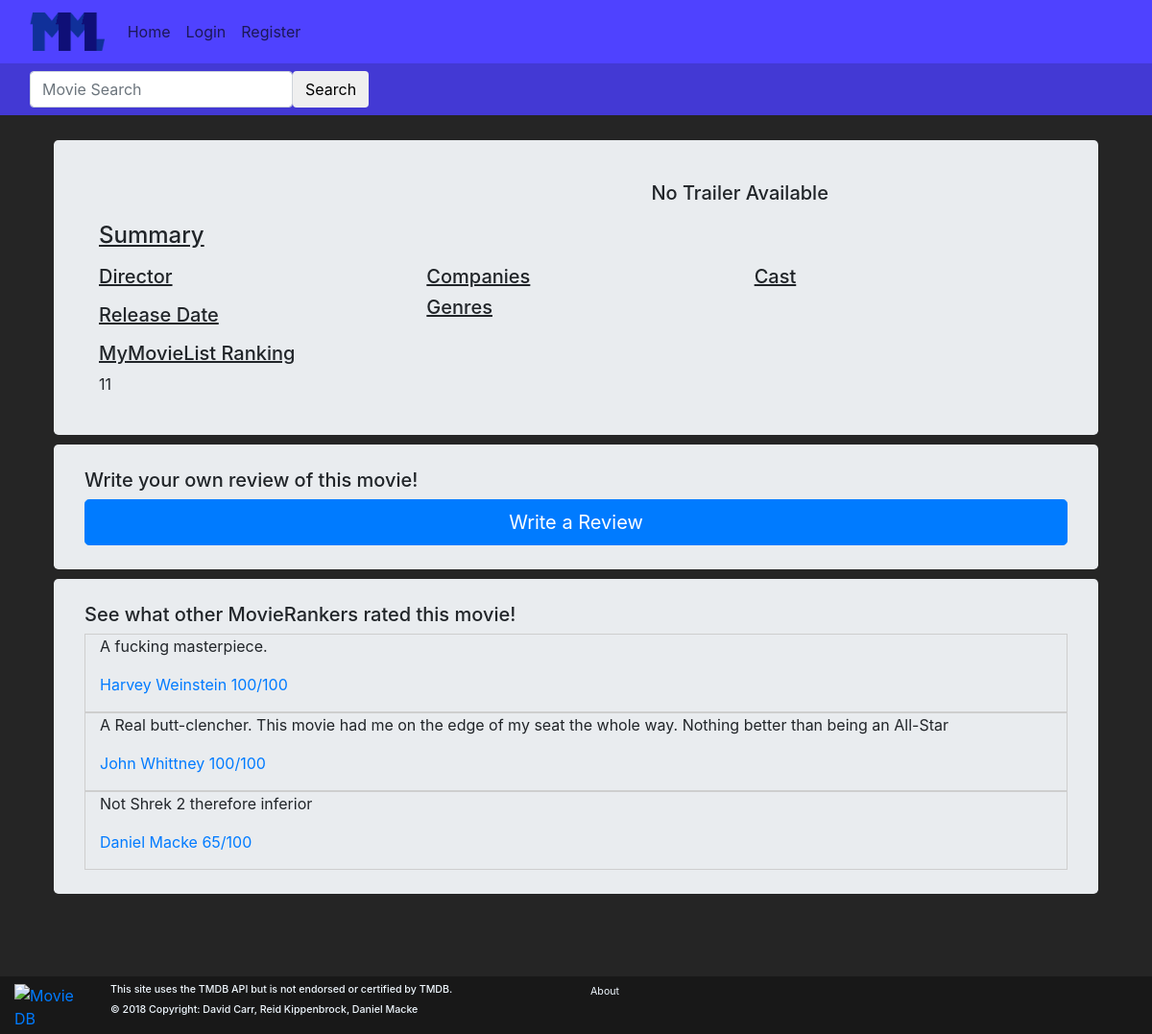
The page /movies/?movie_id=808 on the database its author committed.
### movies/models.py (models this page shows)
class MovieReview(models.Model):
    user = models.ForeignKey(User,on_delete=models.CASCADE,default=1)
    movie_id = models.IntegerField(default=0)
    movie_title = models.CharField(max_length=50, default='')
    rating = models.IntegerField(
        default=0,
        validators=[
            MaxValueValidator(100),
            MinValueValidator(0)
        ]
    )
    review = models.CharField(max_length=1000, default='')

### movies/views.py (the view)
# urls.py: path('', views.movies),
def movies(request):
    movie_id = request.GET.get('movie_id')
    movie = tmdb.Movies(movie_id)
    if(movie_id):
        movie_info = movie.info()
        movie_title = movie_info["title"]
        movie_poster = 'http://image.tmdb.org/t/p/w185/' + movie_info["poster_path"]
        movie_overview = movie_info["overview"]
        movie_genres = movie_info["genres"]
        movie_genres = movie_genres[:3]
        movie_companies = movie_info["production_companies"]
        movie_companies = movie_companies[:2]
        movie_release_date = movie_info["release_date"]
        movie_trailer = ""
        movie_director = ""
        movie_director_pic = ""
        movie_homepage = movie_info["homepage"]
        movie_released = movie_info["status"]
        top_billed_actors = movie.credits()["cast"]
        top_billed_actors = top_billed_actors[:5]
        for f in movie.videos()["results"]:
            if (f["site"] == "YouTube" and f["type"] == "Trailer"):
                movie_trailer = "https://youtube.com/embed/" + f["key"]
                break;
        for f in movie.credits()["crew"]:
            if f["job"] == "Director" :
                movie_director = f["name"]
                movie_director_pic = f["profile_path"]
        movie_reviews =  MovieReview.objects.filter(movie_id=movie_id)
        sum = 0;
        count = 0;
        for review in movie_reviews:
            sum += review.rating
            count += 1
        average = 'no reviews'
        if count > 0:
            average = sum / count
        all_reviews = MovieReview.objects.all()
        ratings = {}
        for review in all_reviews:
            id = review.movie_id
            reviews = MovieReview.objects.filter(movie_id=id)
            sum = 0
            count = 0
            for review in reviews:
                sum += review.rating
                count += 1
            average = sum / count
            ratings[id] = average
        sorted_rankings = sorted(ratings.items(), key=operator.itemgetter(1))
        sorted_rankings.reverse()
        ranking = 'No reviews'
        count = 1
        for x in sorted_rankings:
            if x[0]==int(movie_id):
                print("here")
                ranking = count
                break
            count+=1
        if movie_released == "released":
            movie_released = True
        else:
            movie_released = False
        args = {'status': movie_released, 'cast': top_billed_actors, 'ranking': ranking, 'average_rating': average, 'id' :movie_id, 'title': movie_title, 'poster': movie_poster, 'overview': movie_overview, 'genres': movie_genres,
                'companies': movie_companies, 'release_date': movie_release_date, 'trailer': movie_trailer,
                'homepage': movie_homepage, 'director':movie_director, 'director_pic':movie_director_pic,'reviews':movie_reviews,}
    return render(request, 'movies/movies.html', args)

### movies/templates/movies/movies.html (shortened to what this page needs)
{% extends 'base.html' %}
{% block body %}
  <div class="container p-3">
    <div class="jumbotron">
      <div class="container-fluid">
        <div class="row" style="padding-top: 10px;">
          <div class="col-md-4 text-center">
          </div>
          <div class="col-md-8 text-center">
             {%if trailer%}
            <iframe height="300" width="420" src="{{ trailer }}">
            </iframe>
            {%else%}
            <h5>No Trailer Available</h5>
            {%endif%}
          </div>
        </div>
        <div class="row" style="padding-top: 10px;">
            <div class="col-md-12 lead">
                <u><h4 class"text-md-left"> Summary </h4></u>
            </div>
        </div>
        <div class="row">
          <div class="col-md-4">
            <u><h5 class="text-md-left"> Director </h5></u>
            <u><h5 class="text-md-left"> Release Date </h5></u>
            <u><h5 class="text-md-left"> MyMovieList Ranking </h5></u>
            <p>
              {{ ranking }}
            </p>
          </div>
          <div class="col-md-4">
            <u><h5 class="text-md-left"> Companies </h5></u>
              <u><h5 class="text-md-left text-underline"> Genres </h5></u>
          </div>
          <div class="col-md-4">
            <u><h5 class="text-md-left"> Cast </h5></u>
          </div>
        </div>
      </div>
    </div>
    <div class="jumbotron">
          <h5> Write your own review of this movie!</h5>
          <a href="/movies/write_review/?movie_id={{ id }}" class="btn btn-primary btn-lg btn-block">Write a Review</a>
    </div>
      <div class="jumbotron">
        <h5>See what other MovieRankers rated this movie!</h5>
          {%if reviews%}
          {%for review in reviews%}
          <div class="container-fluid" style="border:1px solid #cecece;">
            <blockquote>
              <p>{{review.review}}<p>
              <footer><a href="/account/profile/?p={{review.user.username}}">{{review.user.first_name}} {{review.user.last_name}} {{review.rating}}/100</a></footer>
            </blockquote>
          </div>
          {% endfor %}
          {% else %}
          <h6>No reviews written</h6>
          {% endif %}
      </div>
  </div>
{% endblock %}

### movies/templates/movies/movies.html (style rules this page uses)
.jumbotron { padding-top: 10px; margin-top: 0px; margin-bottom: 10px; }
.lead { font-size: 14pt }

### accounts/templates/base.html (style rules this page uses)
body { background-color: #252525; }
.jumbotron { margin: 10px; padding-top: 25px; padding-bottom: 25px; }

### rows shown on the page
MovieReview: review "A fucking masterpiece.", user.first_name "Harvey", user.last_name "Weinstein", rating "100"
MovieReview: review "A Real butt-clencher. This movie had me on the edge of my seat the whole way. Nothing better than being an All-Star", user.first_name "John", user.last_name "Whittney", rating "100"
MovieReview: review "Not Shrek 2 therefore inferior", user.first_name "Daniel", user.last_name "Macke", rating "65"

### other values the page prints
{{ ranking }} "11"
